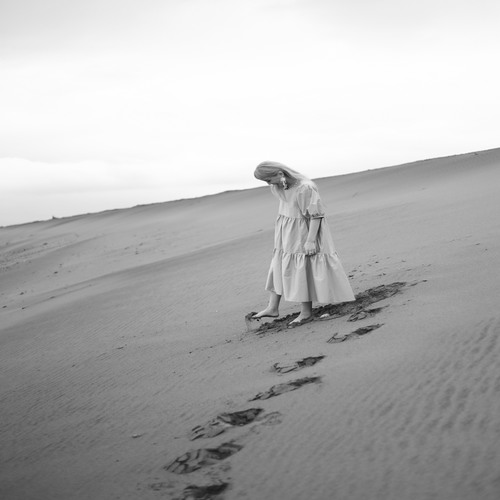
#> input picture 500x500_02.jpg, 500 x 500 px
$ python edge.py   (older library calls are emulated)
#> lines starting #> are read from the running program, lines starting #| are printed output that depends on the picture; after the words box and inside, x2 and y2 are one past the last pixel; in counts of white or black regions, pixels touching at a corner belong together
### Report5/grayscale.py
#!/usr/bin/env python
# coding: utf-8

# In[1]:


import sys
import cv2
import numpy as np


# In[2]:


def readImage():
    """
    read an image file and return its data
    """
    if len(sys.argv) > 1:
        fname = sys.argv[1]
    else:
        fname = input('image file -> ')
#> the answer given: ../500x500_02.jpg
    image = cv2.imread(fname)
#> image is the input picture: shape (500, 500, 3); min 16, max 255, mean 180.3
    if image is None:
        print('no image file:', fname)
        sys.exit(1)
    return image


# In[3]:


# [35 lines left out: function main, not called in this run]


# In[5]:


# [2 lines that do not run on import are left out]

### Report5/edge.py
import cv2
from grayscale import readImage

def main():
    img = readImage()
    gray = cv2.cvtColor(img, cv2.COLOR_BGR2GRAY)
    cv2.imshow('Source', gray)
    k = 3
    tmp = cv2.Sobel(gray, cv2.CV_64F, 1, 0, ksize=k)
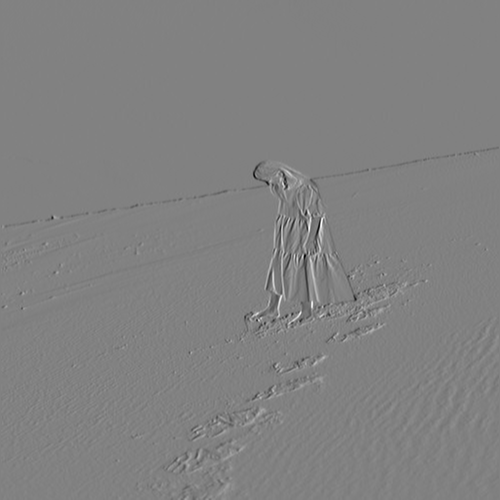
#> tmp: shape (500, 500) float64; min -545, max 529, mean 0; drawn with min black and max white
    tmp = cv2.convertScaleAbs(tmp)
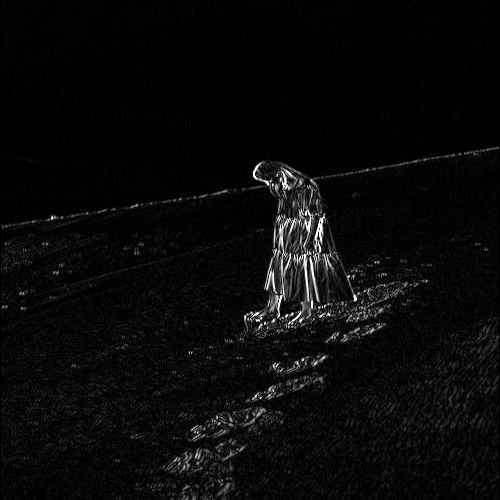
#> tmp: shape (500, 500); min 0, max 255, mean 9.5
    cv2.imshow('SobleX', tmp)
    tmp = cv2.Sobel(gray, cv2.CV_64F, 0, 1, ksize=k)
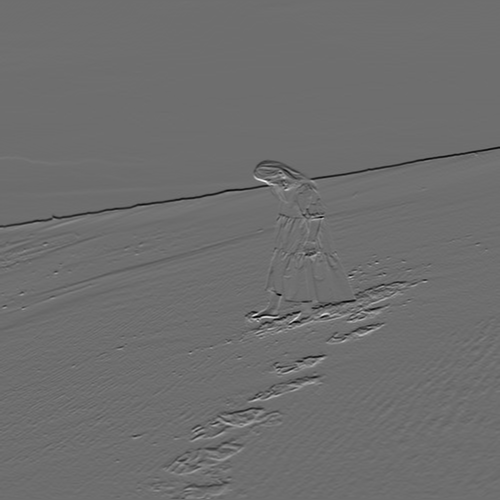
#> tmp: shape (500, 500) float64; min -550, max 718, mean -2.1; drawn with min black and max white
    tmp = cv2.convertScaleAbs(tmp)
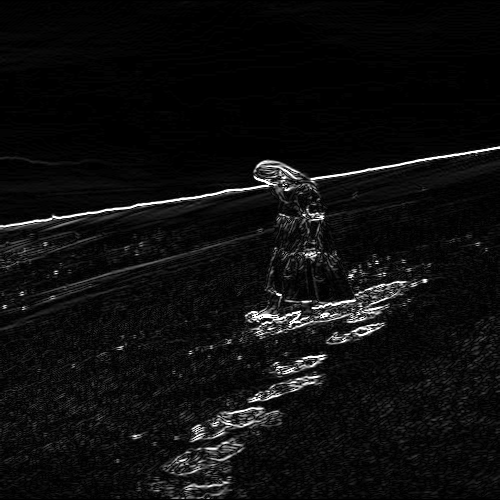
#> tmp: shape (500, 500); min 0, max 255, mean 14
    cv2.imshow('SobleY', tmp)
    tmp = cv2.Laplacian(gray, cv2.CV_64F, ksize=k)
    tmp = cv2.convertScaleAbs(tmp)
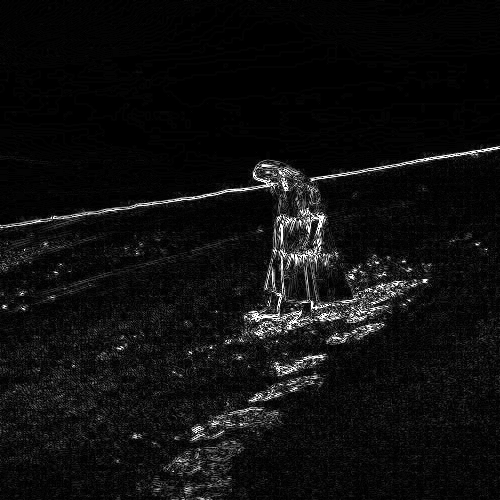
#> tmp: shape (500, 500); min 0, max 255, mean 14.9
    cv2.imshow('Laplacian', tmp)
    lower, upper = 180, 250
    tmp = cv2.Canny(gray, lower, upper)
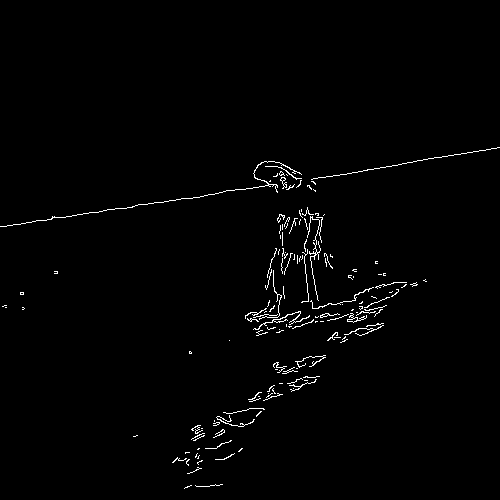
#> tmp: shape (500, 500); 1.3% white in thin lines or dots, all inside (x1, y1, x2, y2) = (0, 147, 500, 489)
    tmp = cv2.convertScaleAbs(tmp)
    cv2.imshow('canny', tmp)
    cv2.waitKey(0)
    cv2.destroyAllWindows()

if __name__ == '__main__':
    main()

$ run again, on 500x500_03.jpg
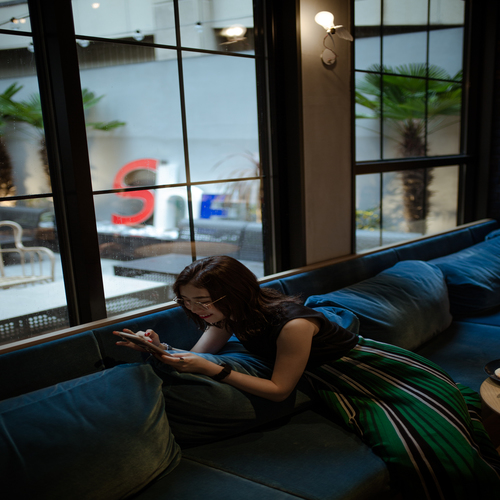
#> input picture 500x500_03.jpg, 500 x 500 px
#> in readImage, image is the input picture: shape (500, 500, 3); mean B, G, R 64.4, 65.6, 58.9
#> in main, `tmp = cv2.Laplacian(gray, cv2.CV_64F, ksize=k)`:
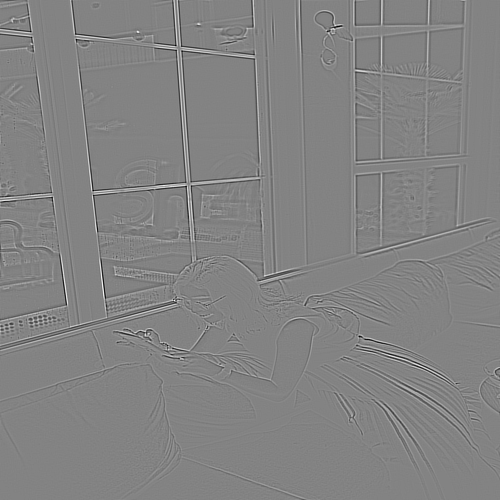
#> tmp: shape (500, 500) float64; min -820, max 774, mean 0; drawn with min black and max white
#> in main, `tmp = cv2.Canny(gray, lower, upper)`:
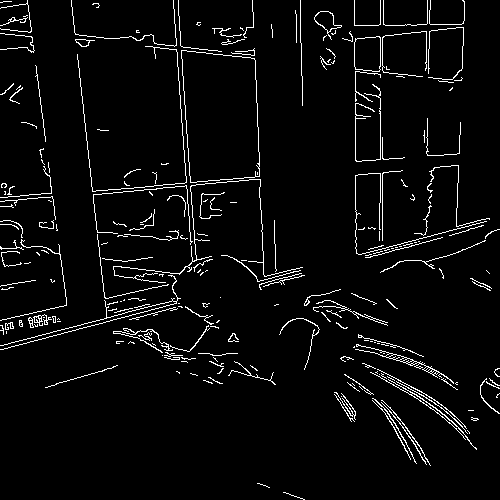
#> tmp: shape (500, 500); 4.2% white in thin lines or dots
